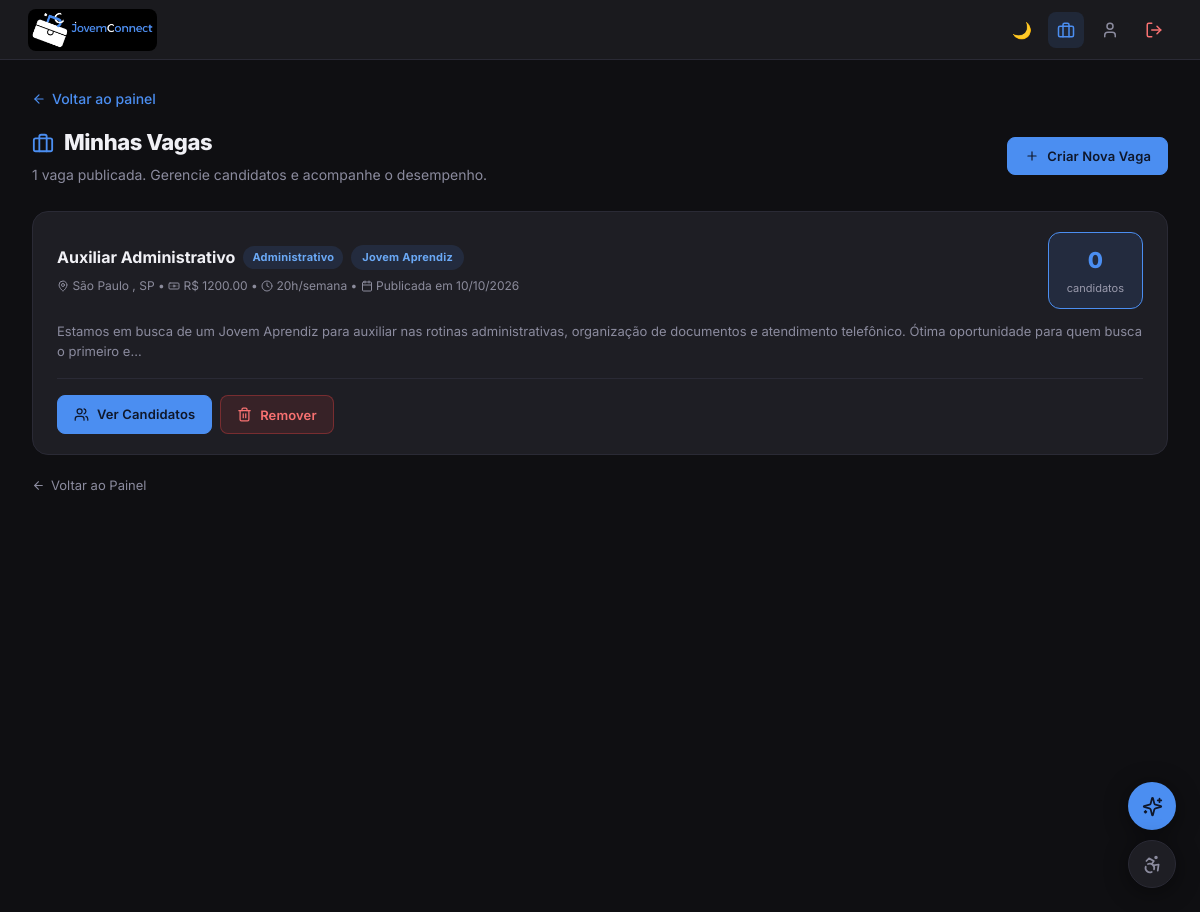
Screenshot of /Vagas/minhas.php (signed in) with the database file from the repository.
### tables this page shows
CREATE TABLE `vagas` (
  `id`            INT(11)      NOT NULL AUTO_INCREMENT,
  `empresa_id`    INT(11)      NOT NULL,
  `titulo`        VARCHAR(150) NOT NULL,
  `descricao`     TEXT         DEFAULT NULL,
  `cidade`        VARCHAR(100) DEFAULT NULL,
  `estado`        VARCHAR(50)  DEFAULT NULL,
  `cep`           VARCHAR(9)   DEFAULT NULL   COMMENT 'Para cálculo de distância pela IA',
  `salario`       VARCHAR(50)  DEFAULT NULL   COMMENT 'Mantido como VARCHAR (ex: 1.200,00 ou A combinar)',
  `tipo_contrato` VARCHAR(50)  DEFAULT NULL   COMMENT 'Ex: Jovem Aprendiz, Estágio',
   
  `carga_horaria` VARCHAR(20)  DEFAULT NULL   COMMENT 'Ex: 20h/semana',
  `area`          VARCHAR(100) DEFAULT NULL   COMMENT 'Ex: Administrativo, TI, Vendas',
  `criado_em`     TIMESTAMP    NOT NULL DEFAULT CURRENT_TIMESTAMP,
  `atualizado_em` TIMESTAMP    NOT NULL DEFAULT CURRENT_TIMESTAMP ON UPDATE CURRENT_TIMESTAMP,
  PRIMARY KEY (`id`),
  KEY `idx_vaga_empresa` (`empresa_id`),
  KEY `idx_vaga_area`    (`area`),
  KEY `idx_vaga_cidade`  (`cidade`),
  CONSTRAINT `fk_vaga_empresa`
    FOREIGN KEY (`empresa_id`) REFERENCES `empresas` (`id`) ON DELETE CASCADE
);

### includes/esquema.php (called while the page is built, shortened)
<?php
if (!function_exists('jc_stage7_disponivel')) {
    function jc_stage7_colunas(): array {
        return [
            ['jovens', 'conta_status'],
            ['empresas', 'conta_status'],
            ['vagas', 'moderacao_status'],
            ['administradores', 'sessao_versao'],
            ['admin_tentativas', 'ip_hash'],
            ['admin_auditoria', 'hash_anterior'],
            ['moderacao_itens', 'conteudo_hash'],
            ['denuncias', 'item_id'],
        ];
    }
    function jc_stage7_disponivel(mysqli $conn): bool {
        static $ok = null;
        if ($ok !== null) {
            return $ok;
        }
        $pares = jc_stage7_colunas();
        $cond  = implode(' OR ', array_fill(0, count($pares), '(TABLE_NAME = ? AND COLUMN_NAME = ?)'));
        $tipos = str_repeat('ss', count($pares));
        $args  = [];
        foreach ($pares as [$t, $c]) {
            $args[] = $t;
            $args[] = $c;
        }
        try {
            $stmt = $conn->prepare(
                "SELECT COUNT(*) AS n FROM information_schema.COLUMNS
                 WHERE TABLE_SCHEMA = DATABASE() AND ({$cond})"
            );
            $stmt->bind_param($tipos, ...$args);
            $stmt->execute();
            $n = intval($stmt->get_result()->fetch_assoc()['n'] ?? 0);
            $ok = ($n === count($pares));
        } catch (Throwable $e) {
            $ok = false;
        }
        return $ok;
    }
}

### includes/conta_status.php (called while the page is built, shortened)
<?php
require_once __DIR__ . '/esquema.php';
if (!function_exists('jc_conta_suspensa')) {
    function jc_conta_suspensa(mysqli $conn, string $tipo, int $id): bool {
        if ($id <= 0 || !in_array($tipo, ['jovem', 'empresa'], true) || !jc_stage7_disponivel($conn)) {
            return false;
        }
        $tabela = $tipo === 'jovem' ? 'jovens' : 'empresas';
        $stmt = $conn->prepare("SELECT conta_status FROM `{$tabela}` WHERE id = ? LIMIT 1");
        $stmt->bind_param("i", $id);
        $stmt->execute();
        $linha = $stmt->get_result()->fetch_assoc();
        return ($linha['conta_status'] ?? 'ativa') === 'suspensa';
    }
    function jc_conta_verificar_sessao(mysqli $conn): void {
        $tipo = isset($_SESSION['jovem_id']) ? 'jovem' : (isset($_SESSION['empresa_id']) ? 'empresa' : null);
        if (!jc_conta_suspensa($conn, $tipo, intval($_SESSION[$tipo . '_id']))) {
            return;
        }
        exit;
    }
}

### includes/config.php (called while the page is built, shortened)
<?php
try {
    $conn = new mysqli(DB_HOST, DB_USER, DB_PASS, DB_NAME);
} catch (\mysqli_sql_exception $e) {
    registrar_log('Falha na conexao com o banco de dados (codigo ' . $e->getCode() . ')', 'ERROR');
    if (function_exists('jc_log')) {
        jc_log('banco.indisponivel', 'erro', ['errno' => $e->getCode()]);
    }
    http_response_code(503);
    die('O sistema esta temporariamente indisponivel. Tente novamente em alguns instantes.');
}
$conn->set_charset(DB_CHARSET);
if (session_status() === PHP_SESSION_ACTIVE && (isset($_SESSION['jovem_id']) || isset($_SESSION['empresa_id']))) {
    require_once __DIR__ . '/conta_status.php';
    jc_conta_verificar_sessao($conn);
}

### Vagas/minhas.php (the view, shortened to what this page needs)
<?php
require_once dirname(__DIR__) . "/includes/config.php";
require_once dirname(__DIR__) . "/includes/conta_status.php";
$empresa_id = intval($_SESSION['empresa_id']);
$cols_moderacao = jc_stage7_disponivel($conn) ? "v.moderacao_status, v.moderacao_motivo,"
                                              : "NULL AS moderacao_status, NULL AS moderacao_motivo,";
$stmt = $conn->prepare(
    "SELECT
         v.id, v.titulo, v.descricao, v.cidade, v.estado,
         v.salario, v.carga_horaria, v.area, v.tipo_contrato,
         v.criado_em, {$cols_moderacao}
         COUNT(c.id) AS total_candidatos
     FROM vagas v
     LEFT JOIN candidaturas c ON c.vaga_id = v.id
     WHERE v.empresa_id = ?
     GROUP BY v.id
     ORDER BY v.criado_em DESC"
);
$stmt->bind_param("i", $empresa_id);
$stmt->execute();
$result     = $stmt->get_result();
$total_vagas = $result->num_rows;
?>
<!DOCTYPE html>
<html lang="pt-br" data-theme="dark">
<head>
    <link rel="stylesheet" href="../Assets/css/style.css">
</head>
<body>
<nav class="navbar-inner">
    <a href="../dashboard/empresa.php" class="nav-logo" aria-label="JovemConnect — meu painel">
        <picture class="marca marca-nav">
            <source media="(max-width: 480px)" srcset="../assets/img/marca/jovemconnect-simbolo.png" width="192" height="192">
            <img src="../assets/img/marca/jovemconnect-horizontal.png" alt="JovemConnect" width="493" height="160">
        </picture>
    </a>
    <div class="navbar-inner-right">
        <button class="icon-btn btn-theme" id="btnTheme" title="Alternar tema" aria-label="Alternar tema">🌙</button>
        <a href="minhas.php" class="icon-btn" title="Minhas vagas" aria-label="Minhas vagas" aria-current="page"><span class="i i-briefcase" aria-hidden="true"></span></a>
        <a href="../empresa/perfil.php" class="icon-btn" title="Meu Perfil" aria-label="Meu Perfil"><span class="i i-user" aria-hidden="true"></span></a>
        <a href="../logout.php" class="icon-btn text-danger" title="Sair" aria-label="Sair"><span class="i i-log-out" aria-hidden="true"></span></a>
    </div>
</nav>
<div class="dashboard-wrap">
<main class="dashboard-main">
    <p style="margin:0 0 12px;"><a href="../dashboard/empresa.php" class="back-link"><span class="i i-arrow-left" aria-hidden="true"></span> Voltar ao painel</a></p>
    <div class="page-heading fade-up">
        <div class="d-flex align-center justify-between" style="flex-wrap:wrap;gap:12px;">
            <div>
                <h1><span class="i i-briefcase" aria-hidden="true"></span> Minhas Vagas</h1>
                <p class="text-secondary" style="margin-top:4px;font-size:14px;">
                    <?= $total_vagas ?> vaga<?= $total_vagas !== 1 ? 's' : '' ?> publicada<?= $total_vagas !== 1 ? 's' : '' ?>.
                    Gerencie candidatos e acompanhe o desempenho.
                </p>
            </div>
            <a href="criar.php" class="btn btn-primary btn-sm"><span class="i i-plus" aria-hidden="true"></span> Criar Nova Vaga</a>
        </div>
    </div>
    <?php if ($total_vagas > 0): ?>
    <div style="display:flex;flex-direction:column;gap:16px;" class="fade-up">
        <?php while ($row = $result->fetch_assoc()):
            $vaga_id   = intval($row['id']);
            $n_cands   = intval($row['total_candidatos']);
            $criado_em = !empty($row['criado_em'])
                ? date('d/m/Y', strtotime($row['criado_em']))
                : '—';
        ?>
        <div class="card" style="padding:20px 24px;">
            <div class="d-flex align-center justify-between"
                 style="flex-wrap:wrap;gap:12px;margin-bottom:12px;">
                <div style="flex:1;min-width:200px;">
                    <div class="d-flex align-center gap-8" style="margin-bottom:6px;flex-wrap:wrap;">
                        <h3 style="font-size:16px;font-weight:700;margin:0;">
                            <?= htmlspecialchars($row['titulo']) ?>
                        </h3>
                        <?php if (!empty($row['area'])): ?>
                        <span class="badge badge-area"><?= htmlspecialchars($row['area']) ?></span>
                        <?php endif; ?>
                        <?php if (!empty($row['tipo_contrato'])): ?>
                        <span class="badge"><?= htmlspecialchars($row['tipo_contrato']) ?></span>
                        <?php endif; ?>
                    </div>
                    <p class="text-muted" style="font-size:12px;">
                        <?php if (!empty($row['cidade'])): ?>
                        <span class="i i-map-pin" aria-hidden="true"></span> <?= htmlspecialchars($row['cidade']) ?>
                        <?= !empty($row['estado']) ? ', ' . htmlspecialchars($row['estado']) : '' ?>
                        <?php endif; ?>
                        <?php if (!empty($row['salario'])): ?>
                        • <span class="i i-banknote" aria-hidden="true"></span> R$ <?= htmlspecialchars($row['salario']) ?>
                        <?php endif; ?>
                        <?php if (!empty($row['carga_horaria'])): ?>
                        • <span class="i i-clock" aria-hidden="true"></span> <?= htmlspecialchars($row['carga_horaria']) ?>
                        <?php endif; ?>
                        • <span class="i i-calendar" aria-hidden="true"></span> Publicada em <?= $criado_em ?>
                    </p>
                </div>
                <div class="contagem-candidatos" style="
                    background:var(--accent-subtle);
                    border:1px solid var(--accent);
                    border-radius:var(--radius);
                    padding:10px 18px;
                    text-align:center;
                    flex-shrink:0;
                ">
                    <div style="font-size:22px;font-weight:800;color:var(--accent);">
                        <?= $n_cands ?>
                    </div>
                    <div style="font-size:11px;color:var(--text-secondary);margin-top:2px;">
                        candidato<?= $n_cands !== 1 ? 's' : '' ?>
                    </div>
                </div>
            </div>
            <?php if (!empty($row['descricao'])): ?>
            <p class="text-secondary"
               style="font-size:13px;line-height:1.6;margin-bottom:16px;">
                <?= htmlspecialchars(mb_substr($row['descricao'], 0, 180)) ?>…
            </p>
            <?php endif; ?>
            <div style="
                display:flex;gap:8px;flex-wrap:wrap;
                border-top:1px solid var(--border);
                padding-top:16px;
            ">
                <a href="candidatos.php?vaga=<?= $vaga_id ?>&amp;voltar=minhas"
                   class="btn btn-primary btn-sm">
                    <span class="i i-users" aria-hidden="true"></span> Ver Candidatos<?= $n_cands > 0 ? " ({$n_cands})" : '' ?>
                </a>
                <button
                    type="button"
                    class="btn btn-danger btn-sm"
                    onclick="confirmarDelete(<?= $vaga_id ?>, '<?= htmlspecialchars(addslashes($row['titulo'])) ?>')">
                    <span class="i i-trash" aria-hidden="true"></span> Remover
                </button>
            </div>
        </div>
        <?php endwhile; ?>
    </div>
    <?php endif; ?>
    <div style="margin-top:20px;">
        <a href="../dashboard/empresa.php" class="text-secondary link-seta"
           style="font-size:13px;text-decoration:none;">
            <span class="i i-arrow-left" aria-hidden="true"></span> Voltar ao Painel
        </a>
    </div>
</main>
</div>
<?php include dirname(__DIR__) . '/includes/assistente.php'; ?>
</body>
</html>

### includes/assistente.php (shortened to what this page needs)
<div class="fab-espaco" aria-hidden="true"></div>
<div class="fab-stack" id="fabStackGlobal">
    <button type="button" class="fab fab-ai"   id="btnChat" title="Assistente IA"  aria-label="Abrir assistente IA"
            aria-controls="chatWidget" aria-expanded="false"><span class="i i-sparkles" aria-hidden="true"></span></button>
    <button type="button" class="fab fab-a11y" id="btnA11y" title="Acessibilidade" aria-label="Abrir painel de acessibilidade"
            aria-controls="a11yPanel" aria-expanded="false"><span class="i i-acessibilidade" aria-hidden="true"></span></button>
</div>

### rows the page displays
vagas: titulo "Auxiliar Administrativo", area "Administrativo", tipo_contrato "Jovem Aprendiz", cidade "São Paulo", estado "SP", salario "1200.00", carga_horaria "20h/semana", criado_em "10/10/2026", n_cands "0", descricao "Estamos em busca de um Jovem Aprendiz para auxiliar nas rotinas administrativas, organização de documentos e atendimento telefônico. Ótima oportunidade para quem busca o primeiro e"

### other values shown
$total_vagas "1"
